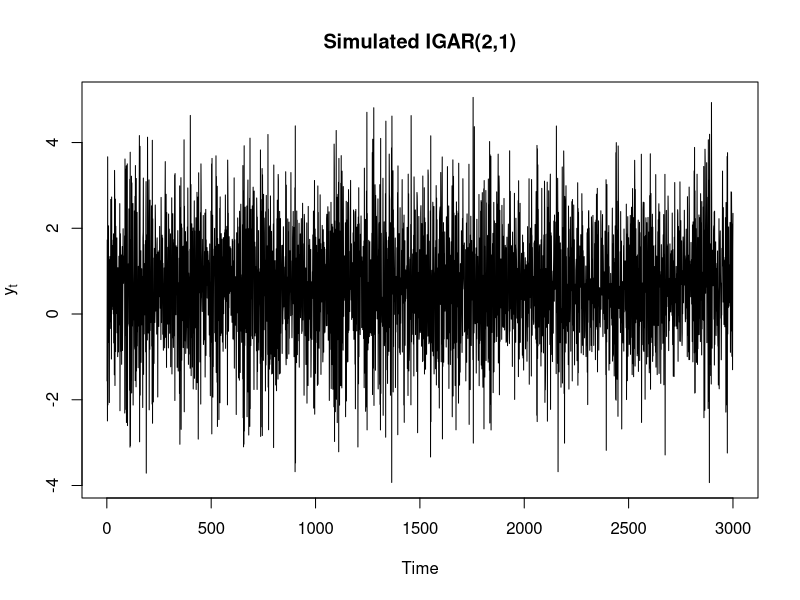
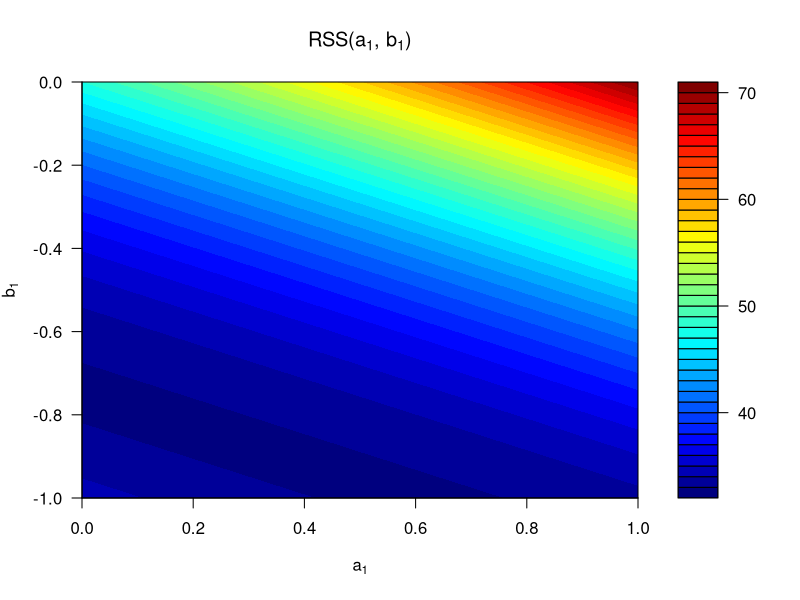
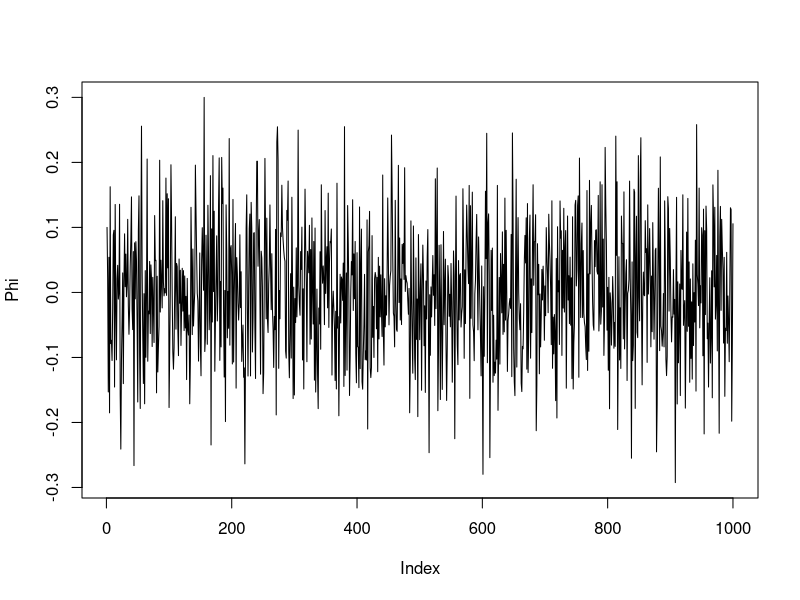
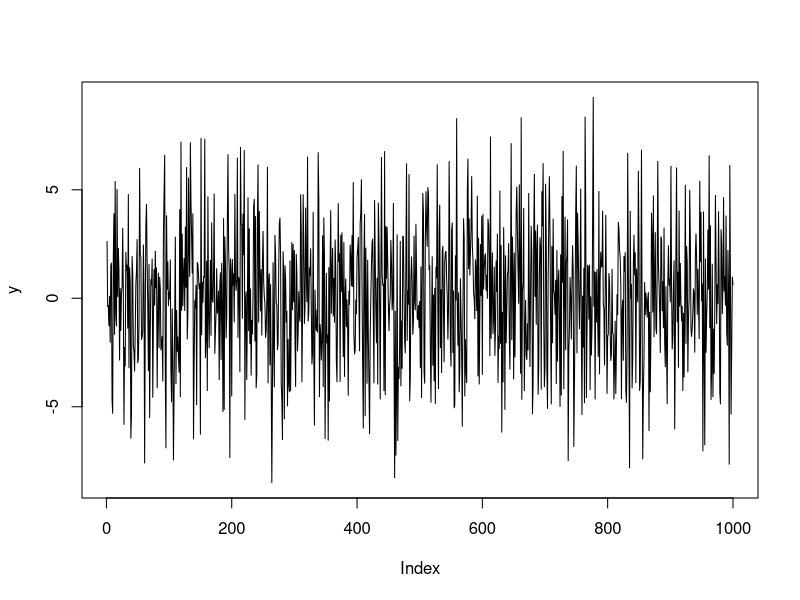
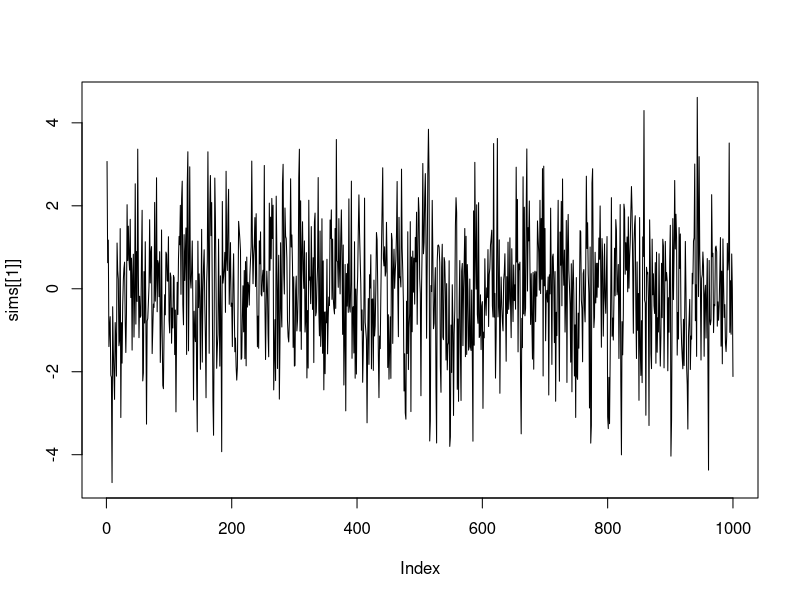
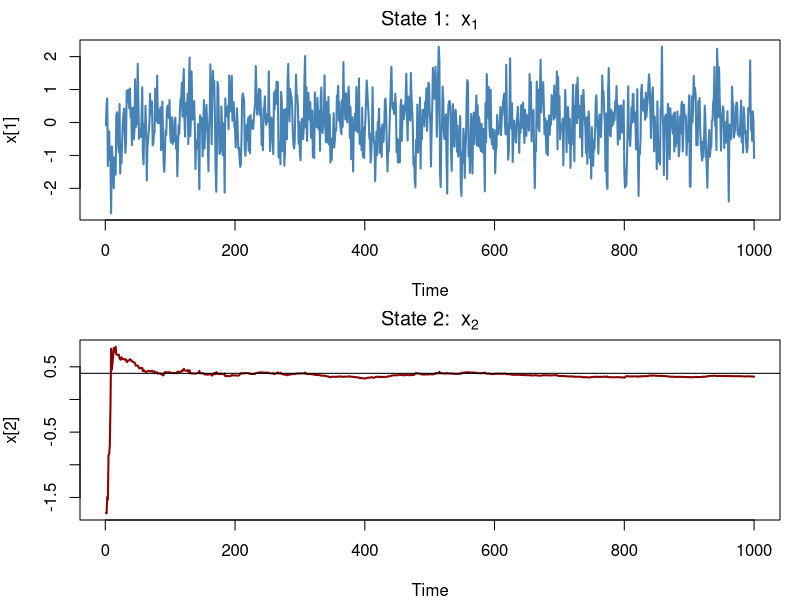
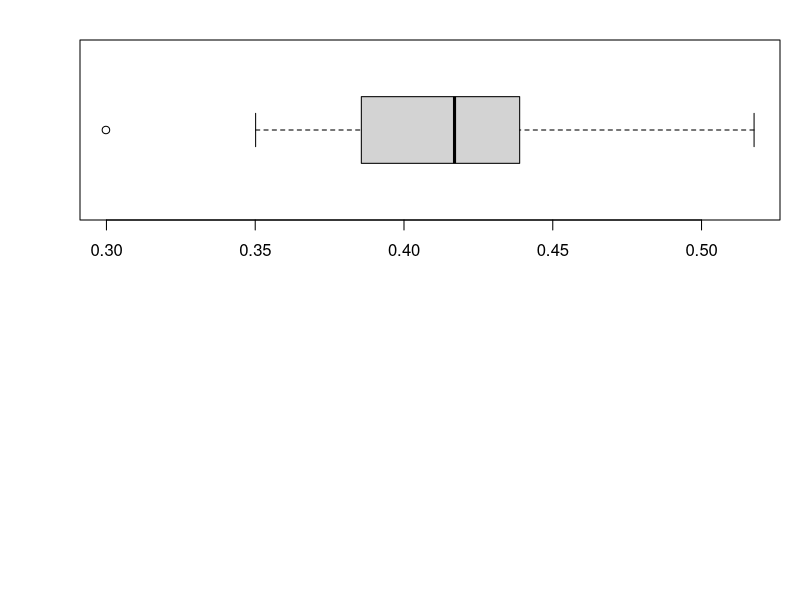

Source code (R) for these figures, in order:
## ---- chunk 1
set.seed(41)
n <- 3100
a0 <- 1
a1 <- 0.3
b0 <- 1
b1 <- -0.8
p <- 0.3

r <- rnorm(n)
y <- rep(NA,n)
y[1] <- r[1]
for(t in 2:n)
  {
    if(rbinom(1,1,p) == 1)
      {
        y[t] <- a0 + a1 * y[t-1] + r[t]
      }
    else
      {
        y[t] <- b0 + b1* y[t-1] + r[t]
      }
}

y <- tail(y, -100)

ts.plot(y, main = "Simulated IGAR(2,1)", ylab = expression(y[t]))
## ---- chunk 2
RSSa1b1 <- function(theta) {
    n <- length(y)
    a1 <- theta[1]
    b1 <- theta[2]
    
    Q <- 0
    for (t in 2:n) {
        mean = p*(a0 + a1*y[t-1]) + (1-p)*(b0+b1*y[t-1])
        Q <- Q + (y[t] - mean)^2
    }
    return(Q)
}
optim(c(0.1, 0.1), RSSa1b1)
## ---- chunk 3
RSSp <- function(theta) {
    n <- length(y)
    p <- theta[1]
    
    Q <- 0
    for (t in 2:n) {
        mean = p*(a0 + a1*y[t-1]) + (1-p)*(b0+b1*y[t-1])
        Q <- Q + (y[t] - mean)^2
    }
    return(Q)
}

optim(c(0.5), RSSp, method='Brent', lower=0, upper=1)
## ---- chunk 4
RSSall <- function(theta) {
    n <- length(y)
    a0 <- theta[1]
    a1 <- theta[2]
    b0 <- theta[3]
    b1 <- theta[4]
    #p <- theta[5]

    
    Q <- 0
    for (t in 2:n) {
        mean = p*(a0 + a1*y[t-1]) + (1-p)*(b0+b1*y[t-1])
        Q <- Q + (y[t] - mean)^2
    }
    return(Q)
}

optim(c(0.5, 0.5, 0.5, 0.5), RSSall)
## ---- chunk 5
RSSa1b1 <- function(theta, y) {
    n <- length(y)
    a1 <- theta[1]
    b1 <- theta[2]
    
    Q <- 0
    for (t in 2:n) {
        mean = p*(a0 + a1*y[t-1]) + (1-p)*(b0+b1*y[t-1])
        Q <- Q + (y[t] - mean)^2
    }
    return(Q)
}

ysub <- y[1001:1030]

steps <- 100
# Create grid of points
X <- seq(0, 1, length.out = steps)
Y <- seq(-1, 0, length.out = steps)

# Evaluate RSSa1b1 over grid
Z <- outer(X, Y, Vectorize(function(h, t) RSSa1b1(c(h, t), ysub)))

filled.contour(
  X, Y, Z,
  #color.palette = terrain.colors,
  xlab = expression(a[1]),
  ylab = expression(b[1]),
  main = expression(paste("RSS(", a[1], ", ", b[1], ")")),
  nlevels = 30,
  color.palette = colorRampPalette(c("#00007F", "blue", "#007FFF", "cyan", "#7FFF7F", "yellow", "#FF7F00", "red", "#7F0000"))
)
## ---- chunk 6
n=1000
sigmae<-3
sigmac <- 0.1
e <- rnorm(n,0,sigmae)
c <- rnorm(n,0,sigmac)
mu <- 0
phi <- -0.01
Phi <- numeric(n)
Phi[1] <- 0.1
y <- numeric(n)
y[1] <- e[1]


for( t in 2:n) {
    Phi[t] <- phi*Phi[t-1]+mu*(1-phi)+c[t]
    y[t] <- Phi[t]*y[t-1]+e[t]
    
    
}
    
plot(Phi, type='l')
plot(y, type='l')
## ---- chunk 7
a <- 0.4
sim_length <- 1000
num_sims <- 20
process_var <- 1
obs_var <- 1

sims <- vector(mode='list', length=num_sims)
for (i in 1:num_sims) {
    sim <- numeric(length=sim_length)
    sim[1] <- rnorm(1, mean=0, sd=sqrt(process_var))
    for (j in 2:sim_length) {
        sim[j] <- a * sim[j-1] + rnorm(1, mean=0, sd=sqrt(process_var))
    }
    sims[[i]] = sim + rnorm(sim_length, mean=0, sd=sqrt(obs_var))
}

plot(sims[[1]], type='l')
## ---- chunk 8
a_var <- 1
process_var <- 1
R1 <- matrix(c(process_var, 0, 0, 0), nrow=2, ncol=2)

x = matrix(nrow=2, ncol=sim_length)
x[1,1] <- rnorm(1, mean=0, sd=sqrt(process_var))
x[2,1] <- rnorm(1, mean=0, sd=sqrt(a_var))
P <- matrix(c(process_var, 0, 0, a_var), nrow=2, ncol=2)
f <- function(x) { return(matrix(c(x[1]*x[2], x[2])))}
F <- function(x) { return(matrix(c(x[2], 0, x[1], 1), ncol=2, nrow=2)) }
h <- function(x) { return(x[1]) }
H <- function (x) { return(matrix(c(1, 0), ncol=2)) }
    
i = 1
for (t in 2:sim_length) {
    xt = f(x[, t-1])
    P = F(x[,t-1]) %*% P %*% t(F(x[,t-1])) + R1
    
    res = sims[[i]][t] - xt[1]
    K = P %*% t(H(x[,t-1])) %*% solve(H(x[,t-1]) %*% P %*% t(H(x[,t-1])) + obs_var)
    xt = xt + K * res
    P = (diag(2) - K %*% H(x[,t-1])) %*% P
    
    x[,t] = xt
}

par(mfrow = c(2, 1),        # two rows, one column
    mar = c(4, 4, 2, 1))    # smaller margins

plot(x[1, ], type = "l", col = "steelblue", lwd = 2,
     main = expression("State 1: " ~ x[1]),
     xlab = "Time", ylab = "x[1]")

plot(x[2, ], type = "l", col = "darkred", lwd = 2,
     main = expression("State 2: " ~ x[2]),
     xlab = "Time", ylab = "x[2]")
abline(h = 0.4)
## ---- chunk 9
estimate_a <- function(data) {
    burn_in <- 500
    a_var <- 1
    R1 <- matrix(c(process_var, 0, 0, 0), nrow=2, ncol=2)
    
    x = matrix(nrow=2, ncol=sim_length)
    x[1,1] <- rnorm(1, mean=0, sd=sqrt(process_var))
    x[2,1] <- rnorm(1, mean=0, sd=sqrt(a_var))
    P <- matrix(c(process_var, 0, 0, a_var), nrow=2, ncol=2)
    f <- function(x) { return(matrix(c(x[1]*x[2], x[2])))}
    F <- function(x) { return(matrix(c(x[2], 0, x[1], 1), ncol=2, nrow=2)) }
    h <- function(x) { return(x[1]) }
    H <- function (x) { return(matrix(c(1, 0), ncol=2)) }
        
    for (t in 2:sim_length) {
        xt = f(x[, t-1])
        P = F(x[,t-1]) %*% P %*% t(F(x[,t-1])) + R1
        
        res = data[t] - xt[1]
        K = P %*% t(H(x[,t-1])) %*% solve(H(x[,t-1]) %*% P %*% t(H(x[,t-1])) + obs_var)
        xt = xt + K * res
        P = (diag(2) - K %*% H(x[,t-1])) %*% P
        
        x[,t] = xt
    }
    return(mean(x[2,burn_in:sim_length]))
}

estimates <- numeric(20)
for (i in 1:20) {
  estimates[i] <- estimate_a(sims[[i]])
}
quantile(estimates, probs = c(0.025, 0.5, 0.975))
boxplot(estimates, horizontal = TRUE)
